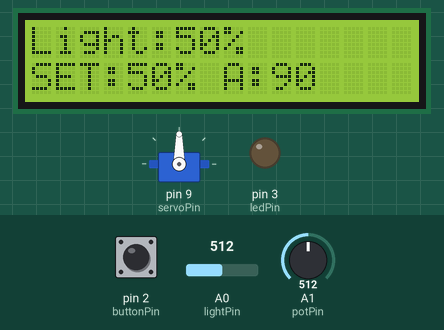
Bench run of a sketch on a simulated Arduino Uno, built with avr-gcc and run on an emulated ATmega328P. Parts: 16×2 character LCD, servo, output pins drawn as LEDs (lit = HIGH). Inputs (shaded band) come from the test bench; at power-on: pin 2 (buttonPin) HIGH, A1 (potPin) = 512, A0 (lightPin) = 512. What the sketch prints to the serial monitor is not drawn.

Above: at 1.2 s.
1.3 s: pin 2 (buttonPin) pulled LOW for 0.25 s
At 2.3 s:
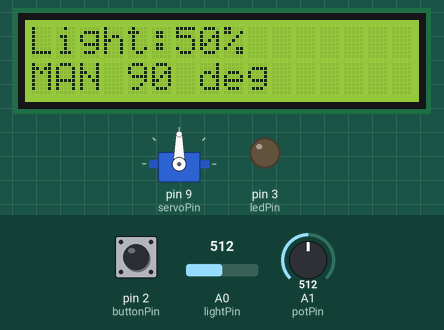
3.0 s: A1 (potPin) set to 716
At 3.5 s:
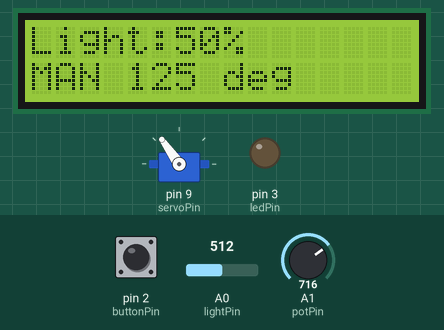
4.5 s: A1 (potPin) set to 1007
At 6.2 s:
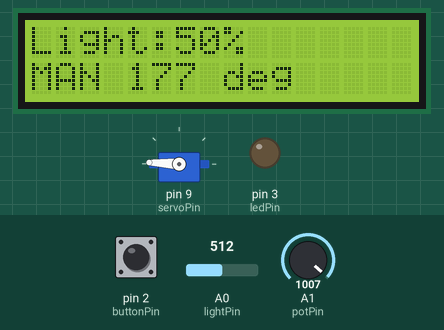
6.5 s: A1 (potPin) set to 1023
At 7.7 s:
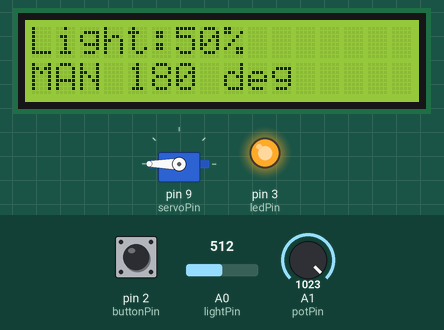
8.5 s: pin 2 (buttonPin) pulled LOW for 1 s
At 8.76 s:
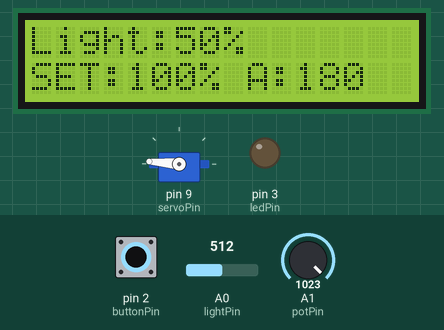
11.0 s: A0 (lightPin) set to 490
At 11.16 s:
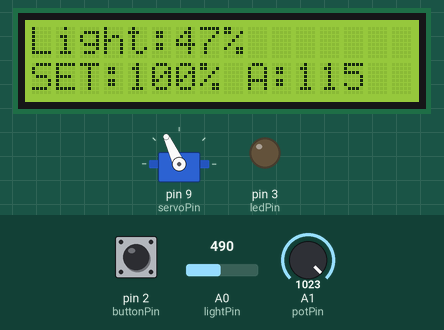
Timing chart, 0 to 15.9 s (numbered marks = the images above; inputs shaded):
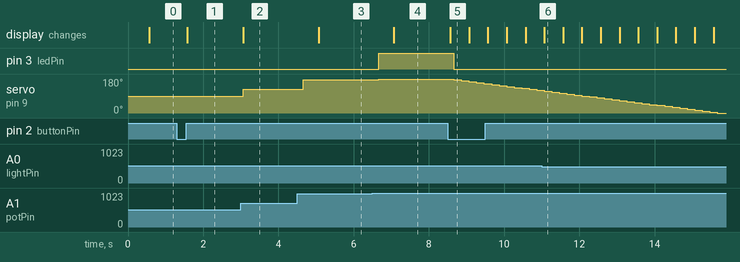

Measured:
- the behaviour switches between 1022 and 1023 on A1 (potPin) (found by bisection; images 3 and 4)
- after the input at 1.3 s, the display: changes after 0.27 s (image 1)
- after the input at 3.0 s, servo on pin 9 (servoPin): 90° → 125° after 0.07 s; the display: changes after 0.07 s (image 2)
- after the input at 4.5 s, servo on pin 9 (servoPin): 125° → 177° after 0.17 s; the display: changes after 0.57 s (image 3)
- after the input at 6.5 s, pin 3 (ledPin): LOW → HIGH after 0.17 s; servo on pin 9 (servoPin): 177° → 180° after 0.17 s; the display: changes after 0.57 s (image 4)
- after the input at 8.5 s, pin 3 (ledPin): HIGH → LOW after 0.17 s; servo on pin 9 (servoPin): moves from 180° to 120° over 2.2 s, starting after 0.17 s; the display: changes after 0.07 s (image 5)
- what the display in image 5 shows lasts 0.5 s, from 8.6 s to 9.1 s

The sketch:

main.ino
```cpp
#include <Servo.h>
#include <LiquidCrystal.h>
#include <EEPROM.h>
#include <avr/interrupt.h>

Servo blinds;
LiquidCrystal lcd(8, 10, 4, 5, 6, 7);

// Pin configuration
const int lightPin = A0;
const int potPin = A1;
const int servoPin = 9;
const int buttonPin = 2;
const int ledPin = 3;

// EEPROM layout
const int EEPROM_MAGIC_ADDR = 0;
const int EEPROM_MODE_ADDR = 1;
const int EEPROM_ANGLE_ADDR = 2;
const byte EEPROM_MAGIC = 0xA5;

// Timer2: 1 ms ticks
volatile unsigned long timerTicks = 0;
volatile bool buttonPressed = false;

// System state
bool manualMode = false;
int angle = 90;
int brightness = 0;
int desiredLight = 0;

// Scheduling
unsigned long lastSensor = 0;
unsigned long lastLCD = 0;
unsigned long lastButton = 0;
unsigned long lastChange = 0;

// EEPROM state
bool settingsDirty = false;
byte savedMode = 0;
byte savedAngle = 90;

// Timer2 interrupt: every 1 ms
ISR(TIMER2_COMPA_vect) {
  timerTicks++;
}

// External interrupt: button D2
void buttonISR() {
  buttonPressed = true;
}

// Read atomic timer value
unsigned long getTicks() {
  noInterrupts();
  unsigned long ticks = timerTicks;
  interrupts();
  return ticks;
}

// Configure Timer2 in CTC mode
void setupTimer2() {
  noInterrupts();

  TCCR2A = 0;
  TCCR2B = 0;
  TCNT2 = 0;

  // 16 MHz / 64 / (249 + 1) = 1000 Hz
  OCR2A = 249;

  TCCR2A |= (1 << WGM21);
  TCCR2B |= (1 << CS22);
  TIMSK2 |= (1 << OCIE2A);

  interrupts();
}

// LED control through direct GPIO registers
void updateLED() {
  if (angle >= 180) {
    PORTD |= (1 << PORTD3);
  } else {
    PORTD &= ~(1 << PORTD3);
  }
}

// Restore settings from EEPROM
void loadSettings() {
  if (EEPROM.read(EEPROM_MAGIC_ADDR) == EEPROM_MAGIC) {
    byte mode = EEPROM.read(EEPROM_MODE_ADDR);
    byte position = EEPROM.read(EEPROM_ANGLE_ADDR);

    if (mode <= 1 && position <= 180) {
      manualMode = mode;
      angle = position;
    }
  }

  savedMode = manualMode ? 1 : 0;
  savedAngle = angle;
}

// Save settings after 3 seconds without changes
void saveSettings(unsigned long now) {
  if (!settingsDirty) return;

  if (now - lastChange < 3000) return;

  byte currentMode = manualMode ? 1 : 0;
  byte currentAngle = (byte)angle;

  if (currentMode != savedMode ||
      currentAngle != savedAngle) {

    EEPROM.update(EEPROM_MAGIC_ADDR, EEPROM_MAGIC);
    EEPROM.update(EEPROM_MODE_ADDR, currentMode);
    EEPROM.update(EEPROM_ANGLE_ADDR, currentAngle);

    savedMode = currentMode;
    savedAngle = currentAngle;
  }

  settingsDirty = false;
}

void setup() {
  // Direct GPIO: D3 output
  DDRD |= (1 << DDD3);
  PORTD &= ~(1 << PORTD3);

  pinMode(buttonPin, INPUT_PULLUP);

  lcd.begin(16, 2);
  lcd.print("Smart Blinds");
  lcd.setCursor(0, 1);
  lcd.print("Starting...");

  loadSettings();

  blinds.attach(servoPin);
  blinds.write(angle);
  updateLED();

  attachInterrupt(
    digitalPinToInterrupt(buttonPin),
    buttonISR,
    FALLING
  );

  setupTimer2();

  Serial.begin(9600);
  Serial.println("Smart blinds started");

  lastChange = getTicks();
}

void loop() {
  unsigned long now = getTicks();

  // Handle external button interrupt
  if (buttonPressed) {
    noInterrupts();
    buttonPressed = false;
    interrupts();

    // Debounce: 200 ms
    if (now - lastButton >= 200) {
      manualMode = !manualMode;
      lastButton = now;

      settingsDirty = true;
      lastChange = now;

      Serial.print("Mode: ");
      Serial.println(manualMode ? "MANUAL" : "AUTO");
    }
  }

  // Sensor and servo task: every 200 ms
  if (now - lastSensor >= 200) {
    lastSensor = now;

    int light = analogRead(lightPin);
    int pot = analogRead(potPin);

    brightness = map(light, 0, 1023, 0, 100);
    desiredLight = map(pot, 0, 1023, 0, 100);

    int previousAngle = angle;

    if (manualMode) {
      // Potentiometer directly controls blinds
      angle = map(pot, 0, 1023, 0, 180);
    } else {
      // Automatic brightness regulation
      if (brightness > desiredLight + 5) {
        angle = min(angle + 5, 180);
      } else if (brightness < desiredLight - 5) {
        angle = max(angle - 5, 0);
      }
    }

    if (angle != previousAngle) {
      blinds.write(angle);
      settingsDirty = true;
      lastChange = now;
    }

    updateLED();

    Serial.print("Light: ");
    Serial.print(brightness);
    Serial.print("% | Target: ");
    Serial.print(desiredLight);
    Serial.print("% | Angle: ");
    Serial.println(angle);
  }

  // LCD task: every 500 ms
  if (now - lastLCD >= 500) {
    lastLCD = now;

    lcd.setCursor(0, 0);
    lcd.print("Light:");
    lcd.print(brightness);
    lcd.print("%      ");

    lcd.setCursor(0, 1);

    if (manualMode) {
      lcd.print("MAN ");
      lcd.print(angle);
      lcd.print(" deg       ");
    } else {
      lcd.print("SET:");
      lcd.print(desiredLight);
      lcd.print("% A:");
      lcd.print(angle);
      lcd.print("    ");
    }
  }

  // EEPROM persistence task
  saveSettings(now);
}
```
